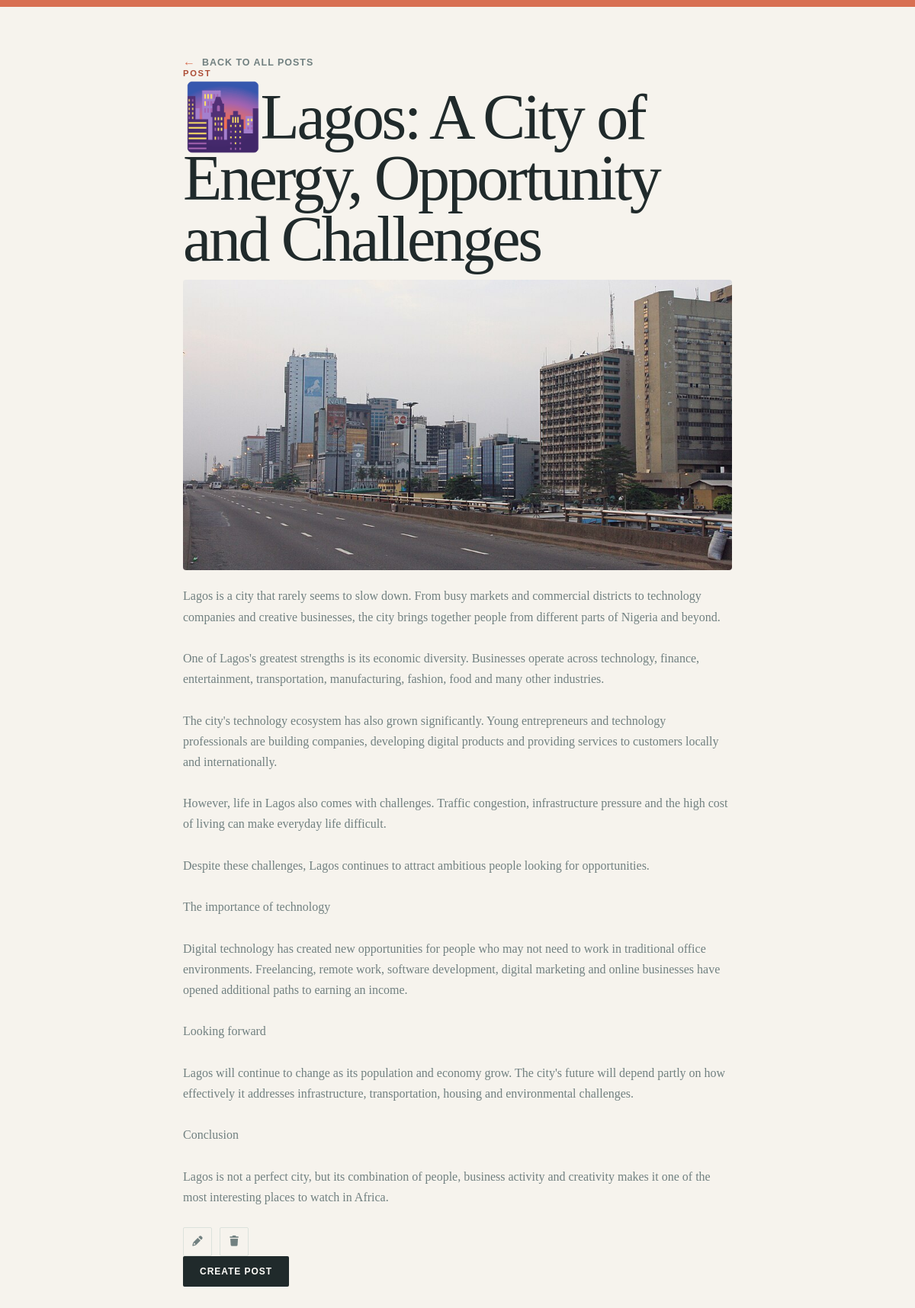
Page /posts/2/ on the committed database.
### post/models.py (models this page shows, shortened)
class Post(models.Model):
    title = models.CharField(max_length=100)
    excerpt = models.TextField(max_length=300, blank=True)
    content = models.TextField()
    image = models.ImageField(upload_to='images/', blank=True, null=True)

### post/views.py (the view)
# urls.py: path('<int:post_id>/', views.single_post, name='single_post'),
def single_post(request, post_id):
    post = Post.objects.get(id=post_id)
    return render(request, 'single_post.html', {'post': post})

### post/templates/single_post.html (shortened to what this page needs)
{% load static %}
<!DOCTYPE html>
<html lang="en">
<head>
    <link rel="stylesheet" href="{% static 'css/main.css' %}">
    <link rel="stylesheet" href="https://cdnjs.cloudflare.com/ajax/libs/font-awesome/7.3.1/css/all.min.css"
>
</head>
<body class="posts-page">
    <main class="page create-shell">
        <a class="text-link" href="{% url 'all_posts' %}">Back to all posts</a>
        <article class="single-post">
            <p class="post-index">Post</p>
            <h1>{{ post.title }}</h1>
            {% if post.image %}
            <img src="{{ post.image.url }}" alt="{{ post.title }}" class="post-image">
            {% endif %}
            <p class="post-content">{{ post.content }}</p>
            <div class="post-actions">
                <a href="{% url 'edit_post' post.id %}"><button class="post-action" type="button"
                        aria-label="Edit post">
                        <i class="fa fa-pencil" aria-hidden="true"></i>
                    </button></a>
                <a href="{% url 'delete_post' post.id %}"><button class="post-action" type="button"
                        aria-label="Delete post">
                        <i class="fa fa-trash" aria-hidden="true"></i>
                    </button></a>
            </div>
        </article>
        <a class="primary-button" href="{% url 'create_posts' %}">Create post</a>
    </main>
</body>
</html>

### post/static/css/main.css (style rules this page uses)
:root { --ink: #202a2b; --muted: #718080; --paper: #f6f3ed; --surface: #fffdf9; --line: #dce2dc; --accent: #d86f52; --accent-dark: #ad4d37; --shadow: 0 24px 60px rgba(35, 53, 50, 0.09); }
* { box-sizing: border-box; }
body { min-height: 100vh; margin: 0; color: var(--ink); background: var(--paper); font-family: Georgia, 'Times New Roman', serif; }
body::before { position: fixed; inset: 0 0 auto; height: 9px; content: ''; background: var(--accent); }
.page { width: min(100% - 40px, 1040px); margin: 0 auto; padding: 72px 0 80px; }
.create-shell { width: min(100% - 40px, 720px); }
.text-link { color: var(--muted); font-family: Arial, sans-serif; font-size: 0.78rem; font-weight: 700; letter-spacing: 0.08em; text-decoration: none; text-transform: uppercase; }
.text-link::before { margin-right: 8px; content: '\2190'; color: var(--accent); font-size: 1rem; }
.eyebrow, .post-index { margin: 0 0 12px; color: var(--accent-dark); font-family: Arial, sans-serif; font-size: 0.7rem; font-weight: 700; letter-spacing: 0.15em; text-transform: uppercase; }
h1, h2, p { margin-top: 0; }
h1 { margin-bottom: 14px; font-size: clamp(2.8rem, 7vw, 5.6rem); font-weight: 400; letter-spacing: -0.04em; line-height: 0.95; }
.primary-button { display: inline-block; padding: 14px 22px; color: #fffdf9; background: var(--ink); border: 0; border-radius: 2px; font-family: Arial, sans-serif; font-size: 0.75rem; font-weight: 700; letter-spacing: 0.08em; line-height: 1; text-decoration: none; text-transform: uppercase; cursor: pointer; transition: background 160ms ease, transform 160ms ease; }
.post-content, .empty-state p:last-child { margin-bottom: 0; color: var(--muted); font-size: 1rem; line-height: 1.7; white-space: pre-line; }
.post-actions { display: flex; gap: 10px; margin-top: 26px; }
.post-action { display: inline-grid; width: 38px; height: 38px; place-items: center; padding: 0; color: var(--muted); background: transparent; border: 1px solid var(--line); border-radius: 2px; cursor: pointer; transition: color 160ms ease, background 160ms ease, border-color 160ms ease; }
.post-image { max-width: 100%; height: auto; margin-bottom: 16px; border-radius: 4px; }

### rows in the picture
Post: title "🌆Lagos: A City of Energy, Opportunity and Challenges", image (picture), content "Lagos is a city that rarely seems to slow down. From busy markets and commercial districts to technology companies and creative businesses, the city brings together people from different parts of Nigeria and beyond. One of Lagos's greatest strengths is its economic diversity. Businesses operate across technology, finance, entertainment, transportation, manufacturing, fashion, food and many other industries. The city's technology ecosystem has also grown significantly. Young entrepreneurs and technology professionals are building companies, developing digital products and providing services to customers locally and internationally. However, life in Lagos also comes with challenges. Traffic…"
